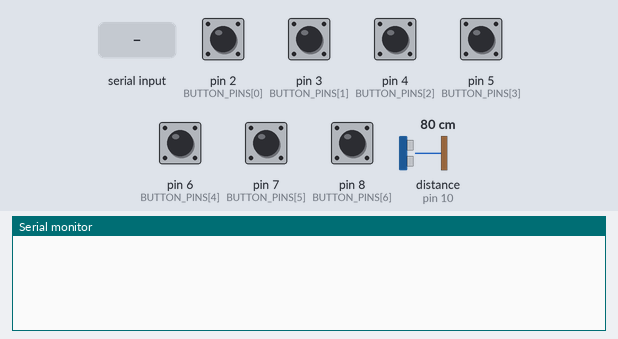
A sketch run on a simulated Arduino Uno, built with avr-gcc and run on an emulated ATmega328P. On the bench: the last lines printed to the serial monitor. The inputs (shaded band) are chosen by the test bench; at power-on: pin 2 (BUTTON_PINS[0]), pin 3 (BUTTON_PINS[1]), pin 4 (BUTTON_PINS[2]), pin 5 (BUTTON_PINS[3]), pin 6 (BUTTON_PINS[4]), pin 7 (BUTTON_PINS[5]), pin 8 (BUTTON_PINS[6]) HIGH, distance to the obstacle (sensor on pin 10) 80 cm. The echo pulse lasts 58.3 µs per cm.

Above: at 1.2 s.
1.3 s: pin 2 (BUTTON_PINS[0]) pulled LOW for 0.15 s
At 2.5 s:
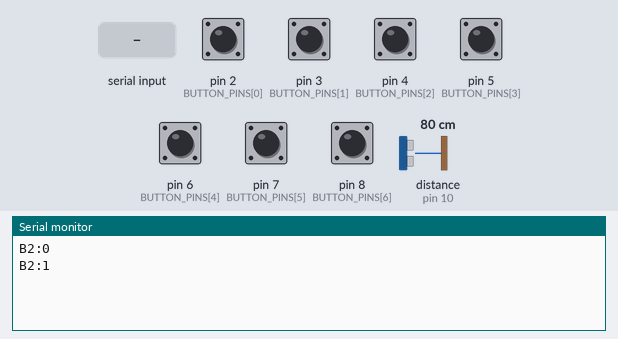
2.9 s: "D" received over Serial
At 4.1 s:
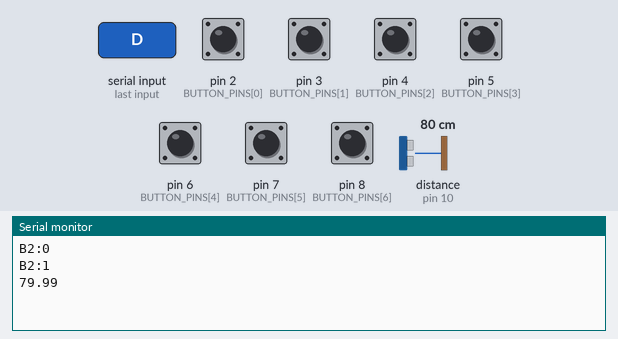
4.4 s: pin 3 (BUTTON_PINS[1]) pulled LOW for 0.15 s
At 5.7 s:
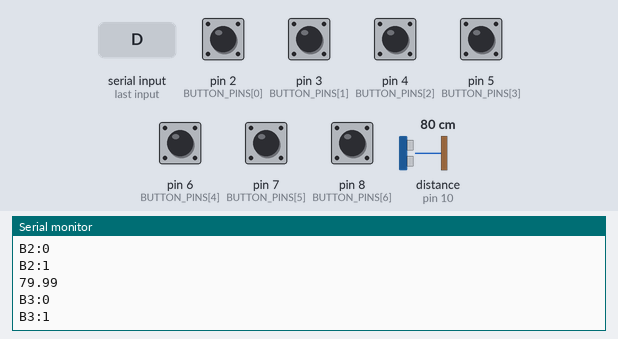
6.0 s: pin 4 (BUTTON_PINS[2]) pulled LOW for 0.15 s
At 7.2 s:
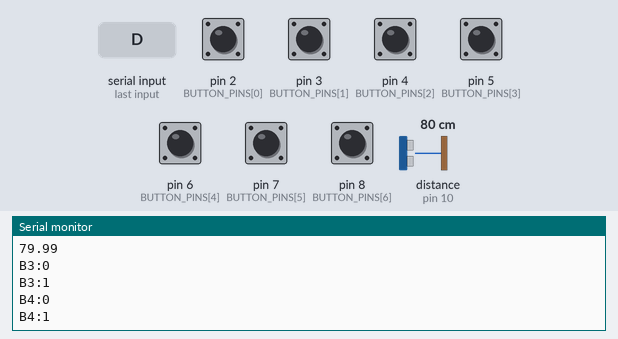
7.6 s: pin 5 (BUTTON_PINS[3]) pulled LOW for 0.15 s
At 8.5 s:
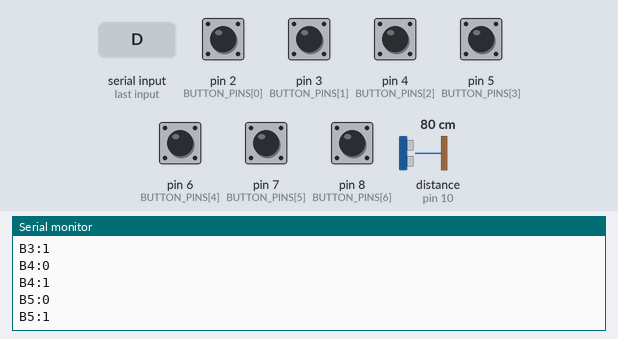
9.2 s: pin 6 (BUTTON_PINS[4]) pulled LOW for 0.15 s
At 9.7 s:
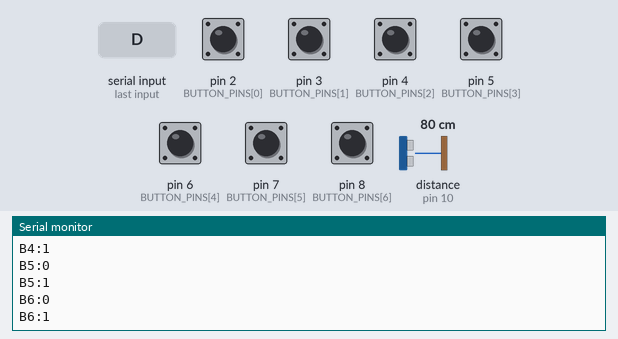
Timing chart, 0 to 11.8 s (numbered marks = the images above; inputs shaded):
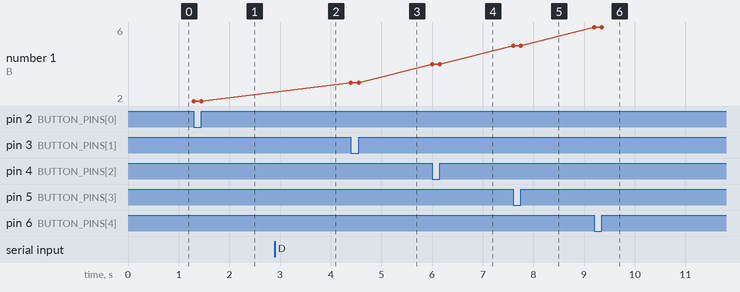

The sketch:

ultrasonic_sensor.ino
```cpp
// HC-SR04 ultrasonic distance sensor, read directly on the Arduino.
// pulseIn() does the microsecond-precision echo timing in firmware, which
// Firmata/pyfirmata can't do reliably over serial (its pin reads only
// reflect the last periodically-reported value, far too coarse for this
// sensor's timing).
//
// On-demand: the sensor only fires when the Pi sends a 'D' byte over
// serial - it does NOT continuously ping. This keeps the sensor (and the
// Arduino's time spent driving it) idle/off unless something actually asks
// for a reading, to save power.
//
// Wiring: TRIG -> pin 9, ECHO -> pin 10, VCC -> 5V, GND -> GND.
//
// Also reports 7 ground-based buttons wired to pins 2-8 (other leg to
// GND, read with INPUT_PULLUP so idle = HIGH, pressed = LOW). Unlike the
// ultrasonic sensor these aren't polled - the instant a button's state
// changes, this sketch sends a line "B<pin>:<state>" (state 0 = pressed,
// 1 = released) on its own, so the Pi finds out as soon as it happens
// (this is what makes a kill-switch button useful). See
// config.BUTTON_PINS / extra/button_test.py on the Pi side.

const int TRIG_PIN = 9;
const int ECHO_PIN = 10;
const unsigned long ECHO_TIMEOUT_US = 30000UL;  // ~5m max range

const int BUTTON_PINS[] = {2, 3, 4, 5, 6, 7, 8};
const int NUM_BUTTONS = sizeof(BUTTON_PINS) / sizeof(BUTTON_PINS[0]);
int button_state[NUM_BUTTONS];
unsigned long button_last_change_ms[NUM_BUTTONS];
const unsigned long DEBOUNCE_MS = 30;

void setup() {
  Serial.begin(9600);
  pinMode(TRIG_PIN, OUTPUT);
  pinMode(ECHO_PIN, INPUT);
  digitalWrite(TRIG_PIN, LOW);

  for (int i = 0; i < NUM_BUTTONS; i++) {
    pinMode(BUTTON_PINS[i], INPUT_PULLUP);
    button_state[i] = digitalRead(BUTTON_PINS[i]);
    button_last_change_ms[i] = 0;
  }
}

void poll_buttons() {
  unsigned long now = millis();
  for (int i = 0; i < NUM_BUTTONS; i++) {
    int reading = digitalRead(BUTTON_PINS[i]);
    if (reading != button_state[i] && now - button_last_change_ms[i] > DEBOUNCE_MS) {
      button_state[i] = reading;
      button_last_change_ms[i] = now;
      Serial.print('B');
      Serial.print(BUTTON_PINS[i]);
      Serial.print(':');
      Serial.println(reading);
    }
  }
}

void handle_distance_request() {
  digitalWrite(TRIG_PIN, LOW);
  delayMicroseconds(2);
  digitalWrite(TRIG_PIN, HIGH);
  delayMicroseconds(10);
  digitalWrite(TRIG_PIN, LOW);

  unsigned long duration = pulseIn(ECHO_PIN, HIGH, ECHO_TIMEOUT_US);

  if (duration == 0) {
    Serial.println(-1);  // out of range / no echo
  } else {
    float distance_cm = duration * 0.0343 / 2.0;
    Serial.println(distance_cm);
  }
}

void loop() {
  poll_buttons();

  if (Serial.available() > 0 && Serial.read() == 'D') {
    handle_distance_request();
  }
}
```

Measured:
- after the input at 1.3 s, the serial monitor: prints a new line at once (image 1)
- after the input at 2.9 s, the serial monitor: prints a new line at once (image 2)
- after the input at 4.4 s, the serial monitor: prints a new line at once (image 3)
- after the input at 6.0 s, the serial monitor: prints a new line at once (image 4)
- after the input at 7.6 s, the serial monitor: prints a new line at once (image 5)
- after the input at 9.2 s, the serial monitor: prints a new line at once (image 6)
- plotted number 1: 2 → 3 after the input at 4.4 s, 3 → 4 after the input at 6.0 s, 4 → 5 after the input at 7.6 s, 5 → 6 after the input at 9.2 s
